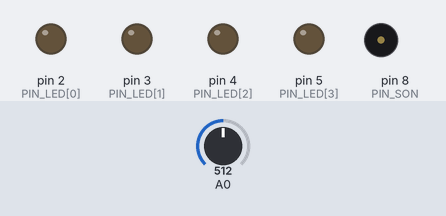
The sketch below on a simulated Arduino Uno, built with avr-gcc and run on an emulated ATmega328P. Parts: output pins drawn as LEDs (lit = HIGH), buzzer (waves = sounding). Dashed ring = blinking. The inputs (shaded band) are chosen by the test bench; at power-on: A0 = 512. Random numbers use the default seed unless the sketch sets one; what the sketch prints to the serial monitor is not drawn.

Above: at 4.2 s.
4.3 s: A0 set to 1005
5.8 s: A0 set to 1023
At 6.42 s:
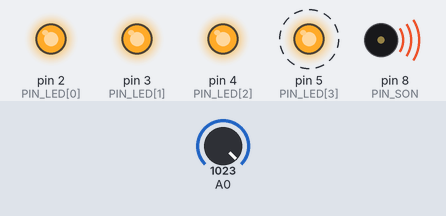
At 8.52 s:
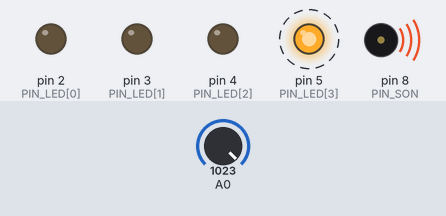
Timing chart, 0 to 14.8 s (numbered marks = the images above; inputs shaded):
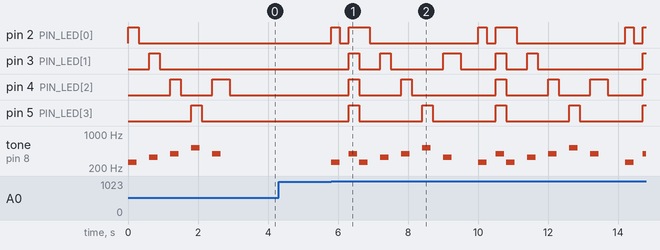

Measured:
- the behaviour switches between 1022 and 1023 on A0 (found by bisection; images 0 and 1)
- after the input at 4.3 s, every drawn part: stays the same
- after the input at 5.8 s, pin 2 (PIN_LED[0]): LOW → HIGH at once, then repeats every 4.2 s: LOW 0.25 s, HIGH 0.60 s, LOW 3.1 s, HIGH 0.25 s; pin 3 (PIN_LED[1]): LOW → HIGH after 0.50 s, → LOW 0.30 s later, → HIGH 0.60 s later, → LOW 0.30 s later, … (11 changes in this stretch)
- by itself, tone on pin 8 (PIN_SON): plays 261 Hz for 0.25 s, 329 Hz for 0.25 s, 392 Hz for 0.25 s, 523 Hz for 0.25 s, 392 Hz for 0.25 s

The sketch:

copy_of_simon_1819_vetu1-1.ino
```cpp
// constantes
const int TAILLE_SEQUENCE = 4;
const int PIN_SON = 8; // constante pour le pin du buzzer
const int PIN_LED[4] = {2, 3, 4, 5}; // pins des LED 0 à 3
const int FREQ_SON[4] = {261, 329, 392, 523}; // tableau des fréquences de son
const int DUREE = 250; // temps pour l'allumage des LED

// valeurs des boutons calculées en fonction
// du cablage (car toutes cablées sur A0)
const int BOUTON1=1023;
const int BOUTON2=1001;
const int BOUTON3=980;
const int BOUTON4=960;

// les différents modes
const int DEBUT = 0;
const int AUGM_SEQ_SIMON = 1;
const int JOUE_SEQ_SIMON = 2;
const int SAISIE_JOUEUR = 3;
const int VICTOIRE = 4;
const int ECHEC = 5;

// variables
int reponse;
int mode = DEBUT; // mode dans le programme
int tailleSeqSimon = 0; // taille de la séquence à deviner
int tailleSeqJoueur = 0; // taille de la réponse du joueur
int sequenceSimon[TAILLE_SEQUENCE]; // tableau de la séquence à deviner
int sequenceJoueur[TAILLE_SEQUENCE]; // tableau de la séquence de réponse du joueur

void setup() {
  Serial.begin(9600);
  // rédaction de vos tests unitaires
  Serial.println("tests : debut");
  // ...
  Serial.println("tests : fin");
  randomSeed(analogRead(1)); // initialisation des nombres aleatoires
  /*
     passages des pins en mode OUTPUT
  */
  for (int i = 2; i < 6; i++) {
    pinMode(i, OUTPUT);
  }
  pinMode(PIN_SON, OUTPUT);
}

void loop() {
  // les actions sont réalisées en fonction du mode en cours
  switch (mode) {
    case DEBUT: // mode de démarrage (séquence lumineuse pré-enregistrée)
      start();
      tailleSeqSimon = 0; // on met la séquence à 0
      mode = AUGM_SEQ_SIMON; // on peut passer au mode suivant
      break;
    case AUGM_SEQ_SIMON: // mode de tirage d'une nouvelle séquence
      augmenteSequenceSimon(); //appel de la fonction pour allonger la séquence aléatoirement
      if (tailleSeqSimon < TAILLE_SEQUENCE)
      	mode = JOUE_SEQ_SIMON; // on peut passer au mode suivant
      else
        mode = VICTOIRE; // on a gagné car on est arrivé à reproduire TAILLE_SEQUENCE sans se tromper
      break;
    case JOUE_SEQ_SIMON: // mode d'écoute de la séquence
      joueSequenceSimon(); // on joue la séquence en cours
      tailleSeqJoueur = 0; // on initialise la position de réponse à chaque tour (il faut refaire toutes les notes)
      mode = SAISIE_JOUEUR; // on peut passer au mode suivant
      break;
    case SAISIE_JOUEUR: // mode de réponse du joueur
      reponse = testBouton(); // on appelle la fonction de lecture des boutons
      ajouteReponse(reponse);
      if (!perdu()){ // si le son qui vient d'être tapé est le bon
        if (tailleSeqJoueur == tailleSeqSimon) { // si c'était le dernier
          mode = AUGM_SEQ_SIMON; // on revient en sequence 1 car toute la séance est ok et donc ajout d'un son en plus
        }
      } else {
        mode = ECHEC;
      }
      break;
    case VICTOIRE: // jeu gagné on fait une petite séquence de victoire
    	valide();
    	mode = DEBUT;
    	break;
    case ECHEC: // jeu perdu on fait une petite séquence de défaite
	    lost();
	    mode = DEBUT;
    	break;
  }
}


// ajoute une réponse dans le tableau sequenceJoueur
void ajouteReponse(int reponse){
  sequenceJoueur[tailleSeqJoueur]=reponse;
  tailleSeqJoueur++;
}

// son et lumière pour le démarrage d'une nouvelle séquence
void start() {
  for(int i=0;i<4;i++){
    sonLum(i,300);
  }
}

// son et lumière pour valider une suite de réponses
void valide() {
  for(int i=0;i<12;i++){
    int rd = random(0,4);
    digitalWrite(PIN_LED[rd],HIGH);
    tone(PIN_SON,FREQ_SON[rd],DUREE);
    delay(300);
    digitalWrite(PIN_LED[rd],LOW);
  }
}

// son et lumière pour signaler la défaite
void lost() {
  digitalWrite(PIN_LED[0],HIGH);
  digitalWrite(PIN_LED[1],HIGH);
  digitalWrite(PIN_LED[2],HIGH);
  digitalWrite(PIN_LED[3],HIGH);
  tone(PIN_SON,FREQ_SON[2],DUREE);
  delay(300);
  digitalWrite(PIN_LED[0],LOW);
  digitalWrite(PIN_LED[1],LOW);
  digitalWrite(PIN_LED[2],LOW);
  digitalWrite(PIN_LED[3],LOW);
}

// fonction qui compare la réponse avec la séquence en cours et retourne vrai si perdu
bool perdu () {
  int pos=0;
  bool lost=true;
  while(pos<tailleSeqJoueur && !lost)
  {
  lost =( sequenceSimon[pos]!= sequenceJoueur[pos]);
  pos++;
   }
return lost;
}

// fonction qui allume une LED (l) en jouant le son associé pendant une durée (d)
void sonLum(int l, int d) {
  digitalWrite(PIN_LED[l],HIGH);
  tone(PIN_SON,FREQ_SON[l],DUREE);
  delay(d);
  digitalWrite(PIN_LED[l],LOW);
  delay(d);
}

// fonction de tirage aléatoire d'un nouvel élément
void augmenteSequenceSimon() {
  if(tailleSeqSimon<TAILLE_SEQUENCE){
    sequenceSimon[tailleSeqSimon]=random(0,3);
  }
  tailleSeqSimon++;
}

// fonction qui joue la séquence en cours
void joueSequenceSimon() {
  for(int i =0;i<tailleSeqSimon;i++){
    sonLum(sequenceSimon[i],500);
  }
}

// fonction qui attend l'appuie sur un des boutons, l'allume+son et retourne le numéro de bouton
int testBouton() {
  bool end=false;
  int bouton;
  while(!end){

    bouton = analogRead(A0); // on lit la valeur de A0.

    switch (bouton) {
      case BOUTON1:
      end = true;
      bouton =0;
      break;
      case BOUTON2:
      end=true;
      bouton=1;
      break;
      case BOUTON3:
      end =true;
      bouton=2;
      break;
      case BOUTON4:
      end=true;
      bouton=3;
      break;
      default:
      break;

    }

  }
  sonLum(bouton,DUREE);
  return bouton;
}
```
